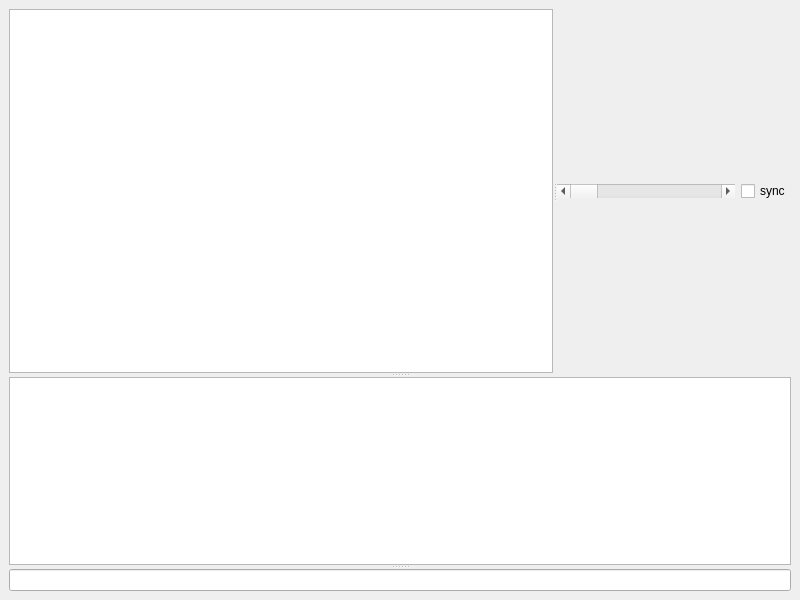
<?xml version="1.0" encoding="UTF-8"?>
<ui version="4.0">
 <class>MainWindow</class>
 <widget class="QMainWindow" name="MainWindow">
  <property name="geometry">
   <rect>
    <x>0</x>
    <y>0</y>
    <width>800</width>
    <height>600</height>
   </rect>
  </property>
  <property name="windowTitle">
   <string>MainWindow</string>
  </property>
  <widget class="QWidget" name="centralwidget">
   <property name="enabled">
    <bool>true</bool>
   </property>
   <property name="sizePolicy">
    <sizepolicy hsizetype="Preferred" vsizetype="Preferred">
     <horstretch>1</horstretch>
     <verstretch>1</verstretch>
    </sizepolicy>
   </property>
   <property name="minimumSize">
    <size>
     <width>100</width>
     <height>100</height>
    </size>
   </property>
   <layout class="QVBoxLayout" name="verticalLayout_2">
    <item>
     <widget class="QSplitter" name="frame">
      <property name="sizePolicy">
       <sizepolicy hsizetype="Expanding" vsizetype="Expanding">
        <horstretch>0</horstretch>
        <verstretch>0</verstretch>
       </sizepolicy>
      </property>
      <property name="orientation">
       <enum>Qt::Vertical</enum>
      </property>
      <widget class="QSplitter" name="haut">
       <property name="sizePolicy">
        <sizepolicy hsizetype="Expanding" vsizetype="Expanding">
         <horstretch>0</horstretch>
         <verstretch>1</verstretch>
        </sizepolicy>
       </property>
       <property name="orientation">
        <enum>Qt::Horizontal</enum>
       </property>
       <widget class="QGraphicsView" name="table"/>
       <widget class="QWidget" name="verticalLayoutWidget">
        <layout class="QVBoxLayout" name="verticalLayout">
         <item>
          <layout class="QGridLayout" name="controlGrid"/>
         </item>
         <item>
          <layout class="QHBoxLayout" name="horizontalLayout">
           <item>
            <widget class="QScrollBar" name="swiper">
             <property name="sizePolicy">
              <sizepolicy hsizetype="Expanding" vsizetype="Fixed">
               <horstretch>0</horstretch>
               <verstretch>0</verstretch>
              </sizepolicy>
             </property>
             <property name="orientation">
              <enum>Qt::Horizontal</enum>
             </property>
            </widget>
           </item>
           <item>
            <widget class="QCheckBox" name="syncCheck">
             <property name="text">
              <string>sync</string>
             </property>
            </widget>
           </item>
          </layout>
         </item>
        </layout>
       </widget>
      </widget>
      <widget class="QSplitter" name="bas">
       <property name="orientation">
        <enum>Qt::Vertical</enum>
       </property>
       <widget class="QPlainTextEdit" name="logs"/>
       <widget class="QLineEdit" name="shell_input"/>
      </widget>
     </widget>
    </item>
   </layout>
  </widget>
 </widget>
 <resources/>
 <connections/>
</ui>
